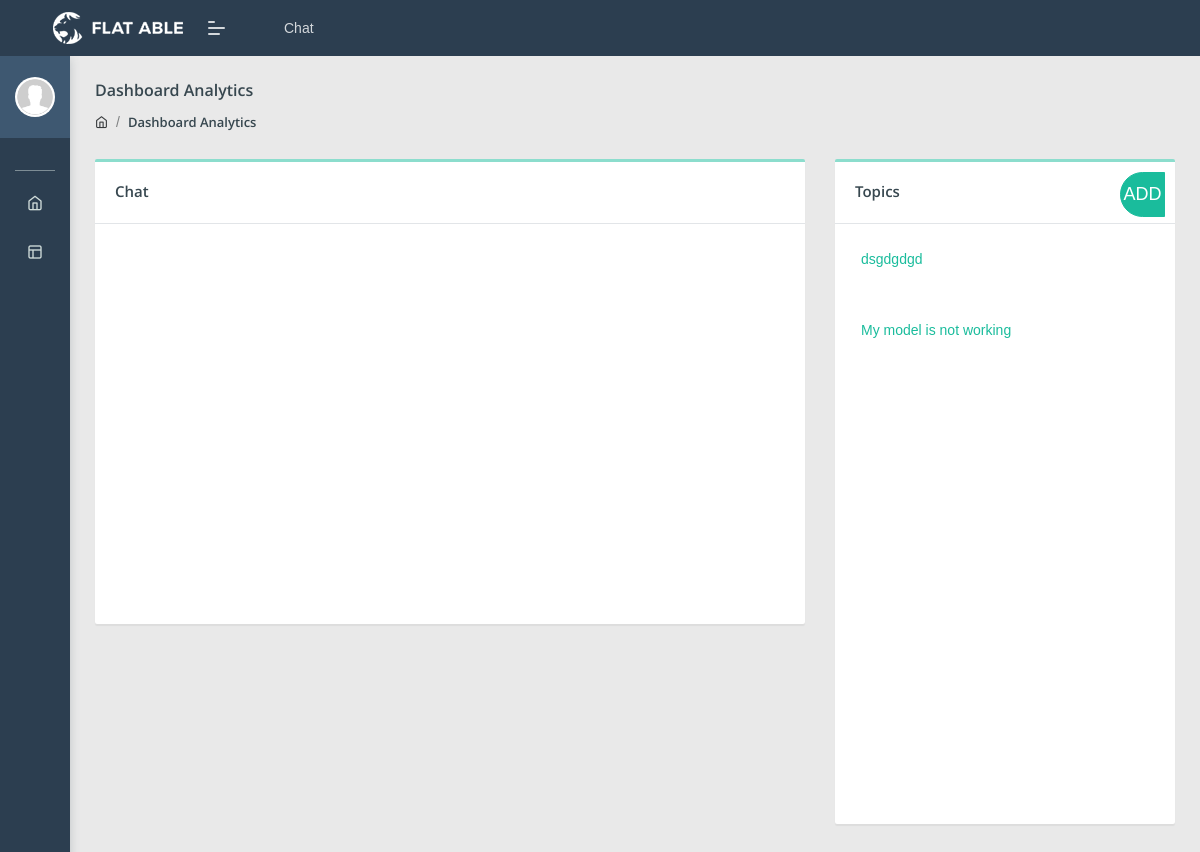
The app's page /welcome/chat (signed in), older data.
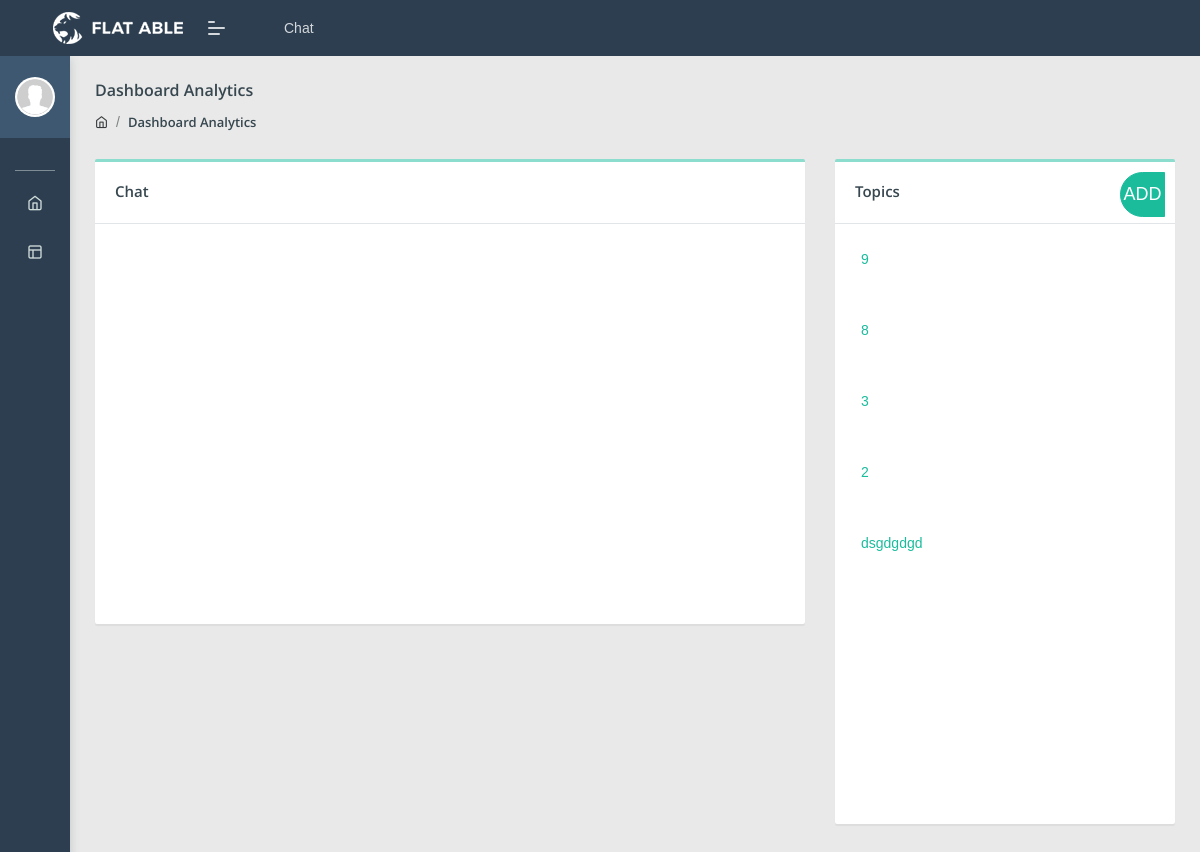
The same page, newer data.
### welcome/models.py (models this page shows, shortened)
class chat(models.Model):
    chatOwner = models.ForeignKey(User, null = True, on_delete = models.SET_NULL, related_name='chat', blank = True)
    chatTitle  = models.CharField(max_length=256)
    createdDate = models.DateTimeField(default=timezone.now)
    chatReceiver = models.ForeignKey(User, null=True, on_delete=models.CASCADE, related_name='chat_reciver', blank=True)
    chatContent = models.TextField()
    is_viewed = models.BooleanField(default=False)
    archived = models.BooleanField(default=False)
    viewedDate = models.DateTimeField(null=True)

### welcome/views.py (the view)
# urls.py: path('chat', views.chatPage, name = 'chat'),
@login_required(login_url='login')
def chatPage(request):
    userNow = str(request.user)
    if str(request.user) != 'admin':
        chatList = chat.objects.filter(Q(chatOwner = request.user) | Q(chatReceiver = request.user)).all().order_by('-createdDate').values()
    else:
        chatList = chat.objects.all().order_by('-createdDate').values()
    form = chatModelForm(request.POST or None)
    context = {"form": form,
                "chatListAll":chatList,
                }
    if request.method == "POST":
        if form.is_valid():
            form.save()
            return HttpResponseRedirect('/welcome/chat')
    return render(request, 'chat.html', context)

### templates/chat.html (shortened to what this page needs)
{% extends 'chat_base_template.html' %}
{% load i18n %}
{% load static %}
{%block chatContent%}
<div class="col-lg-8 col-md-32">
    <div class="card chat-card">
        <div class="card-header">
            {% if replyForm %}
                <h5 id="chat_topic_name">Chat: {{title}}</h5>
            {% else %}
            <h5 id="chat_topic_name">Chat</h5>
            {% endif %}
        </div>
        <div class="card-body" style="height:400px;overflow-x:hidden;overflow-y:auto">
        </div>
    </div>
</div>
{%endblock%}
{%block chatItem%}
{% include 'chatItem.html' %}
{%endblock%}

### templates/chatItem.html (shortened to what this page needs)
<div class="col-lg-4 col-md-32">
    <div class="card table-card review-card">
        <div class="card-header borderless ">
            <h5>Topics</h5>
            <div class="card-header-right">
                <div class="btn-group card-option">
                    {% if form %}
                        <button class="btn  btn-icon btn-primary" data-toggle="modal" data-target="#exampleModalCenter">ADD</button>
                    {% endif%}
                </div>
            </div>
        </div>
        <div class="card-body pb-0" style="height:600px;overflow-y:auto">
            <div class="review-block">
                {%for chat in chatListAll%}
                    <div id="{{chat.id}}">
                        <a href="{% url 'chatDetails' chat.id%}" style="padding:1.5em">
                            {{chat.chatTitle}}
                        </a>
                    </div>
                {% endfor%}
            </div>
        </div>
    </div>
</div>

Row changes from the older to the newer data that the page shows:
removed chat: chatTitle "My model is not working"
added chat: chatTitle "9"
added chat: chatTitle "8"
added chat: chatTitle "3"
added chat: chatTitle "2"
